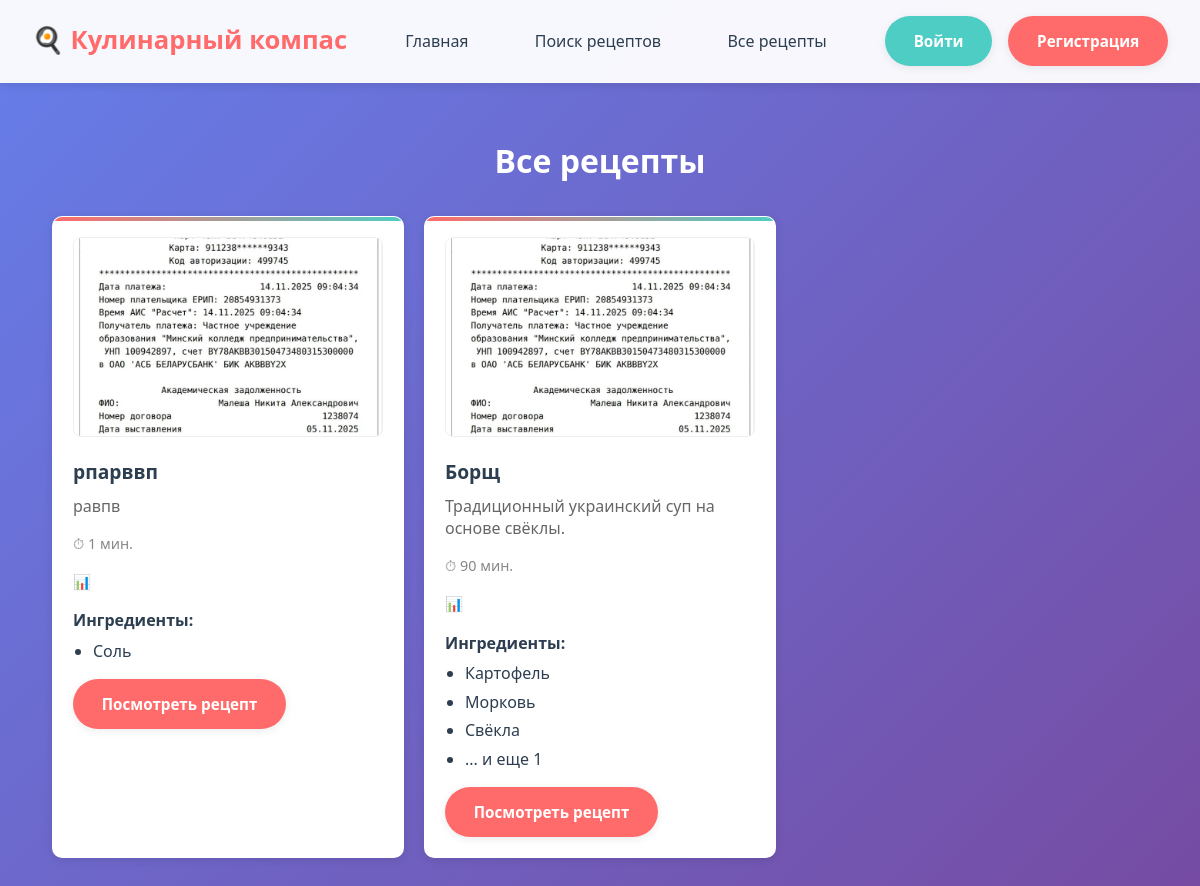
The app's page /recipes/ with its own data.
### recipes/models.py (models this page shows, shortened)
class Recipe(models.Model):
    title = models.CharField(max_length=200)
    ingredients = models.ManyToManyField(Ingredient)
    description = models.TextField()
    cooking_steps = models.TextField()
    cooking_time = models.PositiveIntegerField(help_text="В минутах")
    image = models.ImageField(upload_to='recipes/', blank=True, null=True)
    author = models.ForeignKey(User, on_delete=models.CASCADE)
    created_at = models.DateTimeField(auto_now_add=True)

class Ingredient(models.Model):
    name = models.CharField(max_length=100, unique=True)

### recipes/views.py (the view)
# urls.py: path('recipes/', views.all_recipes, name='all_recipes'),
def all_recipes(request):
    recipes = Recipe.objects.all().order_by('-created_at')
    return render(request, 'recipes/all_recipes.html', {'recipes': recipes})

### templates/recipes/all_recipes.html (shortened to what this page needs)
{% extends 'base.html' %}
{% load static %}
{% block extra_css %}
<link rel="stylesheet" href="{% static 'css/all_resipes.css' %}">
{% endblock %}
{% block content %}
<div class="all-recipes-container">
    <h1>Все рецепты</h1>
    {% if recipes %}
        <div class="recipes-grid">
            {% for recipe in recipes %}
            <div class="recipe-card">
                {% if recipe.image %}
                    <img src="{{ recipe.image.url }}" alt="{{ recipe.title }}" class="recipe-image">
                {% else %}
                    <div class="recipe-image-placeholder">Нет изображения</div>
                {% endif %}
                <div class="recipe-content">
                    <h3 class="recipe-title">{{ recipe.title }}</h3>
                    <p class="recipe-description">{{ recipe.description|truncatewords:20 }}</p>
                    <div class="recipe-meta">
                        <span class="cooking-time">⏱ {{ recipe.cooking_time }} мин.</span>
                        <span class="difficulty">📊 {{ recipe.get_difficulty_display }}</span>
                    </div>
                    <div class="recipe-ingredients">
                        <strong>Ингредиенты:</strong>
                        <ul>
                            {% for ingredient in recipe.ingredients.all|slice:":3" %}
                                <li>{{ ingredient.name }}</li>
                            {% endfor %}
                            {% if recipe.ingredients.count > 3 %}
                                <li>... и еще {{ recipe.ingredients.count|add:"-3" }}</li>
                            {% endif %}
                        </ul>
                    </div>
                    <a href="{% url 'recipe_detail' recipe.id %}" class="btn btn-primary">Посмотреть рецепт</a>
                </div>
            </div>
            {% endfor %}
        </div>
    {% else %}
        <div class="no-recipes">
            <p>Рецептов пока нет в базе данных.</p>
        </div>
    {% endif %}
</div>
{% endblock %}

### static/css/base.css (style rules this page uses)
:root { --primary-color: #ff6b6b; --primary-light: #ff8e8e; --secondary-color: #4ecdc4; --accent-color: #45b7d1; --text-dark: #2c3e50; --text-light: #7f8c8d; --bg-white: #ffffff; --bg-light: #f8f9fa; --shadow: 0 2px 10px rgba(0, 0, 0, 0.08); --shadow-hover: 0 4px 20px rgba(0, 0, 0, 0.12); --border-radius: 10px; --transition: all 0.2s ease; }
* { margin: 0; padding: 0; box-sizing: border-box; }
body { font-family: 'Segoe UI', Tahoma, Geneva, Verdana, sans-serif; line-height: 1.6; background: linear-gradient(135deg, #667eea 0%, #764ba2 100%); background-attachment: fixed; color: var(--text-dark); min-height: 100vh; }
.btn { display: inline-flex; align-items: center; gap: 0.5rem; padding: 0.8rem 1.8rem; background: var(--primary-color); color: white; text-decoration: none; border-radius: 25px; border: none; cursor: pointer; transition: var(--transition); font-weight: 600; font-size: 0.95rem; box-shadow: var(--shadow); }
.recipe-card { background: var(--bg-white); border-radius: var(--border-radius); padding: 1.5rem; box-shadow: var(--shadow); transition: var(--transition); border: 1px solid rgba(255, 255, 255, 0.3); position: relative; overflow: hidden; }
.recipe-card::before { content: ''; position: absolute; top: 0; left: 0; right: 0; height: 4px; background: linear-gradient(90deg, var(--primary-color), var(--secondary-color)); }
.recipe-image { width: 100%; height: 200px; object-fit: cover; border-radius: 8px; margin-bottom: 1rem; border: 1px solid #eee; }
.recipe-title { font-size: 1.3rem; font-weight: 600; margin-bottom: 0.8rem; color: var(--text-dark); line-height: 1.3; }
.recipe-meta { color: var(--text-light); font-size: 0.9rem; margin-bottom: 1rem; display: flex; flex-direction: column; gap: 0.4rem; }

### static/css/all_resipes.css (style rules this page uses)
.all-recipes-container { max-width: 1200px; margin: 0 auto; padding: 20px; }
.all-recipes-container h1 { text-align: center; margin-bottom: 30px; color: #ffffff; }
.recipes-grid { display: grid; grid-template-columns: repeat(auto-fill, minmax(300px, 1fr)); gap: 20px; margin-top: 20px; }
.recipe-card { background: white; border-radius: 10px; padding: 20px; box-shadow: 0 2px 10px rgba(0,0,0,0.1); transition: transform 0.3s ease; }
.recipe-image { width: 100%; height: 200px; object-fit: cover; border-radius: 8px; margin-bottom: 15px; }
.recipe-title { margin-bottom: 10px; font-size: 1.2em; }
.recipe-description { color: #666; margin-bottom: 15px; line-height: 1.4; }
.recipe-meta { display: flex; gap: 15px; margin-bottom: 15px; font-size: 0.9em; color: #888; }
.recipe-ingredients { margin-bottom: 15px; }
.recipe-ingredients ul { margin: 5px 0; padding-left: 20px; }
.recipe-ingredients li { margin-bottom: 3px; }

### records on screen
Recipe: image (picture), title "рпарввп", description "равпв", cooking_time "1"
Ingredient: name "Соль"
Recipe: image (picture), title "Борщ", description "Традиционный украинский суп на основе свёклы.", cooking_time "90", ingredients.count|add "1"
Ingredient: name "Картофель"
Ingredient: name "Морковь"
Ingredient: name "Свёкла"
